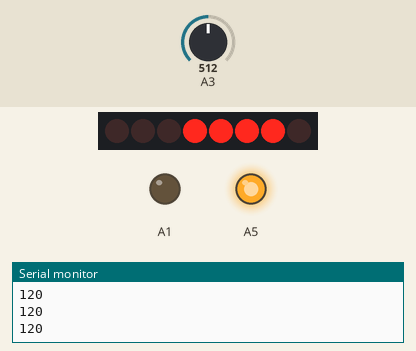
The sketch below on a simulated Arduino Uno, built with avr-gcc and run on an emulated ATmega328P. Parts: 8 shift-register outputs drawn as a row of LEDs (first output left, lit = HIGH), output pins drawn as LEDs (lit = HIGH), the last lines printed to the serial monitor. Wiring (inferred from the names in the program): shift register (74HC595): data pin 11; shift clock pin 12; latch pin 8. Wiring (inferred from the signals the program sends): row of LEDs: on Q0, Q1, Q2, Q3, Q4, Q5, Q6, Q7. The inputs (shaded band) are chosen by the test bench; at power-on: A3 = 512. Pins used as bus, display or sensor lines are not drawn.

Above: at 1.3 s.
1.4 s: A3 set to 716
At 2.4 s:
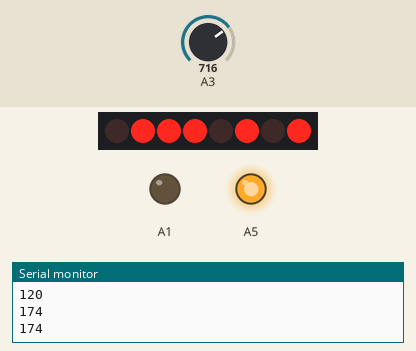
3.0 s: A3 set to 900
At 3.6 s:
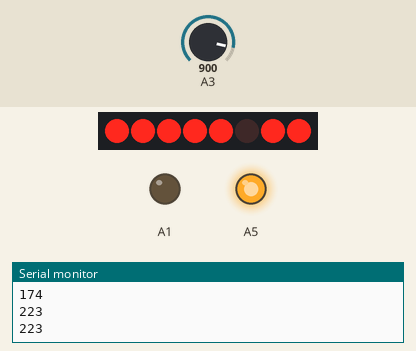
4.5 s: A3 set to 1023
At 5.7 s:
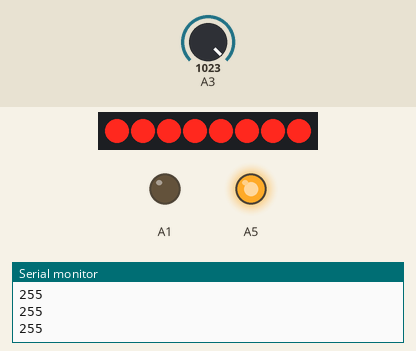
6.0 s: A3 set to 306
At 7.2 s:
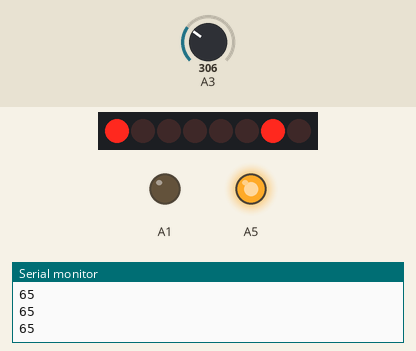
7.5 s: A3 set to 122
At 8.3 s:
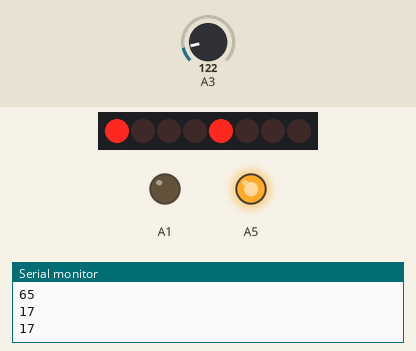
9.0 s: A3 set to 5
At 9.5 s:
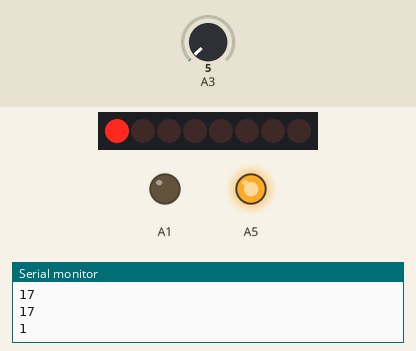
Timing chart, 0 to 11.5 s (numbered marks = the images above; inputs shaded):
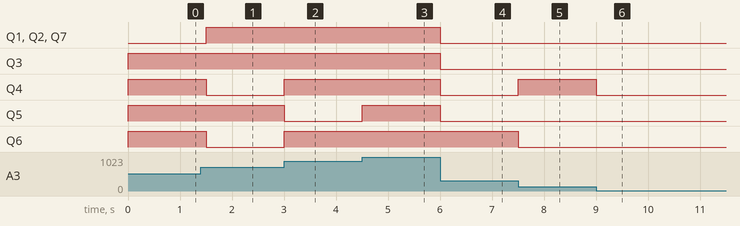

Measured:
- after the input at 1.4 s, Q1, Q2, Q7: LOW → HIGH after 0.10 s; Q4, Q6: HIGH → LOW after 0.10 s
- after the input at 3.0 s, Q4, Q6: LOW → HIGH at once; Q5: HIGH → LOW at once
- after the input at 4.5 s, Q5: LOW → HIGH at once
- after the input at 6.0 s, Q1–5, Q7: HIGH → LOW at once
- after the input at 7.5 s, Q4: LOW → HIGH at once; Q6: HIGH → LOW at once
- after the input at 9.0 s, Q4: HIGH → LOW at once

The sketch:

potentio_shiftregistor.ino
```cpp
int latchPin = 8;//Pin 11
int clockPin = 12;//Pin 10
int dataPin = 11;//Pin 13
int x=0;
void setup() {
  Serial.begin(9600);
  pinMode(latchPin, OUTPUT);
  pinMode(clockPin, OUTPUT);
  pinMode(dataPin, OUTPUT);
  pinMode(A1, OUTPUT);
  pinMode(A3, INPUT);
  pinMode(A5, OUTPUT);
  analogWrite(A1,0);
  analogWrite(A5,255);

}
void loop(){
  x=map(analogRead(A3),0,1024,0,271);
  if(x<15)
    x=x;
  else if (x>=15)
    x-=15;
  Serial.println(x);
  digitalWrite(latchPin,LOW);
  shiftOut(dataPin, clockPin, MSBFIRST,x);
  digitalWrite(latchPin,HIGH);
  delay(500);
}
```
